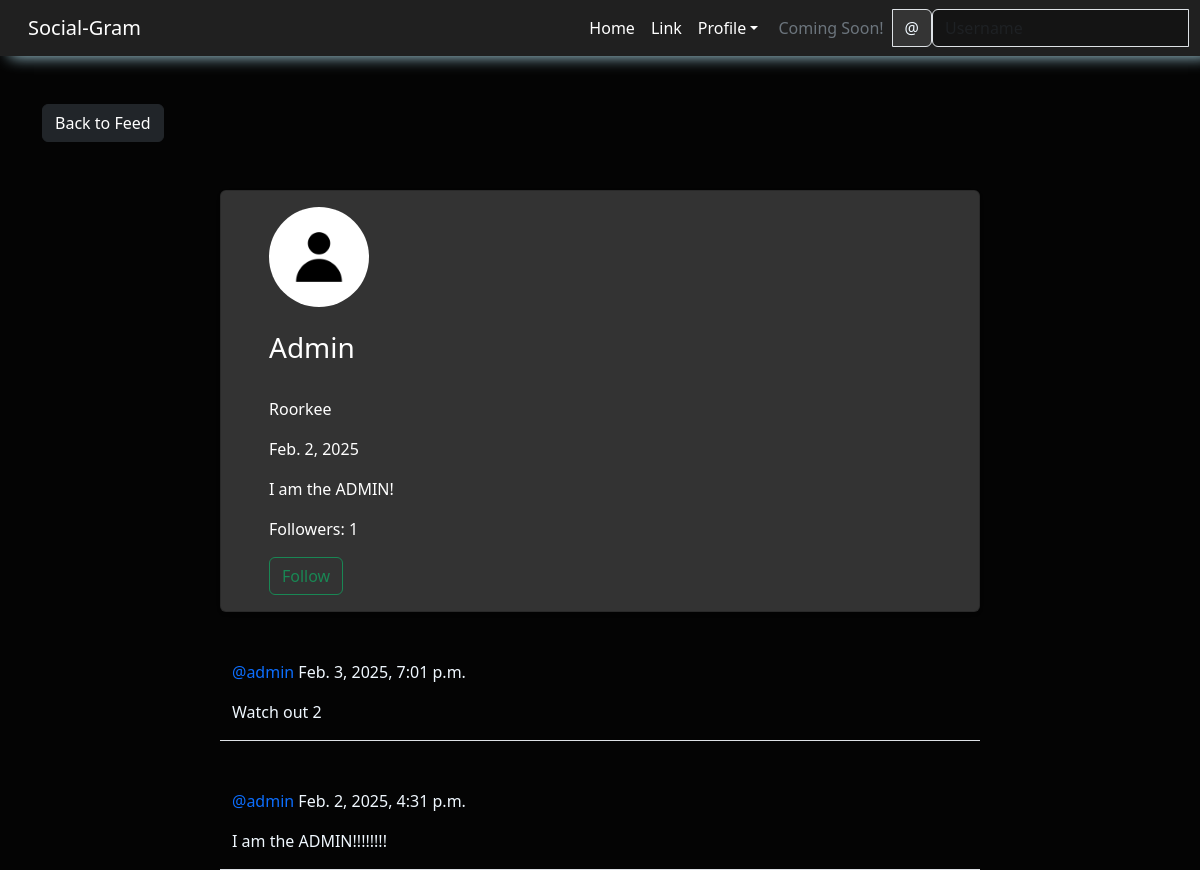
Screenshot of /social/profile/1 with the database file from the repository.
### social/models.py (models this page shows)
class UserProfile(models.Model):
    user = models.OneToOneField(User , primary_key=True , verbose_name='user' , related_name='profile' , on_delete=models.CASCADE)
    name = models.CharField(max_length=30, blank=True ,null=True)
    bio = models.TextField(max_length=500, blank=True , null=True)
    birth_date = models.DateField(blank=True , null=True)
    location = models.CharField(max_length=100,blank=True,null=True)
    picture = models.ImageField(upload_to='uploads/profile_pictures' , default='uploads/profile_pictures/default.jpg' , blank=True)
    followers = models.ManyToManyField(User , blank=True , related_name='followers')

class Post(models.Model):
    body = models.TextField()
    created_on = models.DateTimeField(default=timezone.now)
    author = models.ForeignKey(User , on_delete=models.CASCADE)

### social/views.py (the view)
# urls.py: path('profile/<int:pk>' , ProfileView.as_view() , name='profile'),
class ProfileView(View):
    def get(self , request , pk , *args , **kwargs):
        profile = UserProfile.objects.get(pk=pk)
        user = profile.user
        posts = Post.objects.filter(author = user).order_by('-created_on')
        followers = profile.followers.all()
        if len(followers)==0:
            is_following = False
        for follower in followers:
            if follower == request.user:
                is_following = True
                break
            else:
                is_following = False
        number_of_followers = len(followers)
        context = {
            'user' : user ,
            'profile': profile,
            'posts' : posts,
            'number_of_followers':number_of_followers,
            'is_following':is_following,
        }
        return render(request , 'social/profile.html' , context)

### social/templates/social/profile.html (shortened to what this page needs)
{% extends 'landing/base.html' %}
{% load crispy_forms_tags %}
{% block content %}
<div class="container">
    <div class="row mt-5">
        <div class="col-md-3 col-sm-6">
            <a href="{% url 'post-list' %}" class="btn btn-dark">Back to Feed</a>
        </div>
    </div>
    <div class="row justify-content-center mt-5 ">
        <div class="card shadow-sm col-md-8 col-sm-12  px-5 pt-3" style="background-color: #333;">
            <img src="{{ profile.picture.url }}" class="rounded-circle" width="100" height="100" alt="pfp" />
            {% if profile.name %}
            <h3 class="py-4 text-white">{{ profile.name }}
                {% endif %}
            </h3>
            {% if profile.location %}
            <p class="text-white">{{ profile.location }}</p>
            {% endif %}
            {% if profile.birth_date %}
            <p class="text-white">{{ profile.birth_date }}</p>
            {% endif %}
            {% if profile.bio %}
            <p class="text-white">{{ profile.bio }}</p>
            {% endif %}
            <div class="mb-3 text-white">
                <p class="text-white">
                    Followers: {{ number_of_followers }}
                </p>
                {% if user == request.user %}
                {% else %}
                {% if is_following %}
                <form action="{% url 'remove-follower' profile.pk %}" method="POST">
                    {% csrf_token %}
                    <button class="btn btn-outline-danger" type="submit" > Unfollow </button>
                </form>
                {% else %}
                <form action="{% url 'add-follower' profile.pk %}" method="POST">
                    <button class="btn btn-outline-success" type="submit" > Follow </button>
                </form>
                {% endif %}
                {% endif %}
            </div>
        </div>
    </div>
    {% for post in posts %}
    <div class="row justify-content-center mt-5">
        <div class="col-md-8 col-sm-12 border-bottom ">
            <p><a style="text-decoration: none;" class="text-primary" href="{% url 'profile' post.author.profile.pk %}">
                    @{{post.author}} </a> {{post.created_on}} </p>
            <div class="position-relative">
                <p>{{post.body}}</p>
            </div>
        </div>
    </div>
    {% endfor %}
</div>
{% endblock content %}

### landing/templates/landing/base.html (shortened to what this page needs)
<!doctype html>
<html lang="ar">
  <head>
    <link rel="stylesheet" href="https://cdn.jsdelivr.net/npm/bootstrap@5.3.3/dist/css/bootstrap.rtl.min.css">
  </head>
  <body>
    {%include 'landing/navbar.html'%}
    {% block content%}
    {% endblock content%}
  </body>
</html>

### landing/templates/landing/navbar.html (shortened to what this page needs)
<nav class="navbar navbar-expand-lg " style="background-color: #202020; box-shadow: 10px 0.8px 15px lightblue;">
    <div class="container-fluid">
        <a class="navbar-brand text-white"
        {% if user.is_authenticated %}
        href = "{% url 'post-list'%}"
        {%else%}
        href = "{%url 'index'%}"
        {% endif %}
        >Social-Gram</a>
        <div class="collapse navbar-collapse" id="navbarSupportedContent">
            <ul class="navbar-nav me-auto mb-2 mb-lg-0 ">
                <li class="nav-item ">
                    <a class="nav-link active text-white " aria-current="page" href="{% url 'index' %}">Home</a>
                </li>
                <li class="nav-item">
                    <a class="nav-link text-white" href="#">Link</a>
                </li>
                <li class="nav-item dropdown">
                    <a class="nav-link dropdown-toggle text-white" href="#" role="button" data-bs-toggle="dropdown"
                        aria-expanded="false">
                        Profile
                    </a>
                </li>
                <li class="nav-item">
                    <a class="nav-link disabled text-secondary" aria-disabled="true">Coming Soon!</a>
                </li>
            </ul>
            <form class="d-flex" role="search">
                <div class="input-group">
                    <span class="input-group-text" style="color: aliceblue; background-color: #343434; " id="basic-addon1">@</span>
                    <input type="text" class="form-control" style="background-color: #141414; color: white;" placeholder="Username" aria-label="Username"
                        aria-describedby="basic-addon1">
                </div>
            </form>
        </div>
    </div>
</nav>

### landing/templates/landing/base.html (style rules this page uses)
body { background-color: #040404; color: aliceblue; }

### rows the page displays
UserProfile: picture (placeholder picture), name "Admin", location "Roorkee", birth_date "Feb. 2, 2025", bio "I am the ADMIN!"
Post: author "admin", created_on "Feb. 3, 2025, 7:01 p.m.", body "Watch out 2"
Post: author "admin", created_on "Feb. 2, 2025, 4:31 p.m.", body "I am the ADMIN!!!!!!!!"

### other values shown
{{ number_of_followers }} "1"
